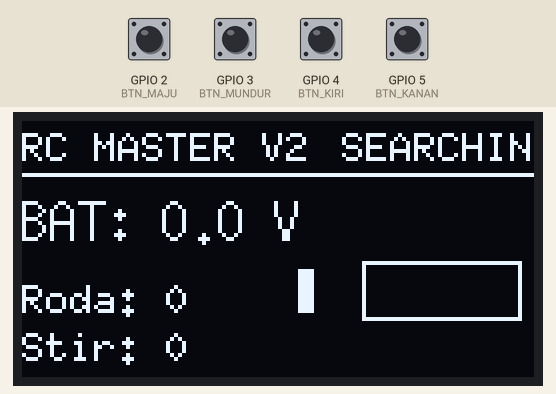
Bench run of a sketch on a simulated ESP32-C3. Shown: 128×64 one-colour display. Inputs (shaded band) come from the test bench; at power-on: GPIO 2 (BTN_MAJU), GPIO 3 (BTN_MUNDUR), GPIO 4 (BTN_KIRI), GPIO 5 (BTN_KANAN) HIGH. WiFi joins after 1.5 s; servers stay silent unless stated.

Above: at 0.6 s.
At 1.8 s:
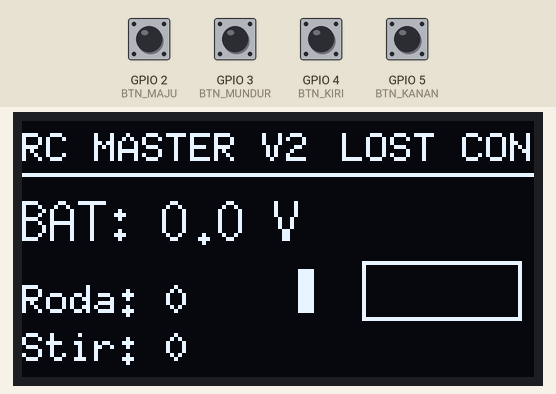

Measured:
- what the display in image 0 shows lasts 1.3 s, from 0.5 s to 1.8 s

The sketch:

remote_esp32_c3_mini.ino
```cpp
#include <WiFi.h>
#include <HTTPClient.h>
#include <U8g2lib.h>
#include <ArduinoJson.h>
#include <Wire.h>

// ===== CONFIG =====
const char* ssid = "Mobil_RC_ESP32";
const char* password = "12345678";
const String serverIP = "http://192.168.4.1";

#define BTN_MAJU   2
#define BTN_MUNDUR 3
#define BTN_KIRI   4
#define BTN_KANAN  5

U8G2_SSD1306_128X64_NONAME_F_HW_I2C u8g2(U8G2_R0, /* reset=*/ U8X8_PIN_NONE);

// ===== TELEMETRY DATA =====
float carVbat = 0.0;
int carRoda = 0;
int carStir = 0;
String statusMobil = "SEARCHING";
unsigned long lastUpdate = 0;

void sendAction(String cmd) {
  if (WiFi.status() == WL_CONNECTED) {
    HTTPClient http;
    http.begin(serverIP + "/action?cmd=" + cmd);
    http.GET();
    http.end();
  }
}

// Fungsi utama mengambil data telemetri (sekaligus sebagai Heartbeat)
void fetchTelemetry() {
  if (WiFi.status() == WL_CONNECTED) {
    HTTPClient http;
    http.setConnectTimeout(800);
    http.begin(serverIP + "/telemetry");
    int httpCode = http.GET();

    if (httpCode == 200) {
      String payload = http.getString();
      StaticJsonDocument<200> doc;
      DeserializationError error = deserializeJson(doc, payload);

      if (!error) {
        carVbat = doc["vbat"];
        carRoda = doc["roda"];
        carStir = doc["stir"];
        statusMobil = "CONNECTED";
      }
    } else {
      statusMobil = "LOST CONN";
    }
    http.end();
  }
}

void drawUI() {
  u8g2.clearBuffer();

  // Header
  u8g2.setFont(u8g2_font_6x10_tf);
  u8g2.drawStr(0, 10, "RC MASTER V2");
  u8g2.drawStr(80, 10, statusMobil.c_str());
  u8g2.drawHLine(0, 13, 128);

  // Bagian Telemetri (Kiri)
  u8g2.setFont(u8g2_font_7x14_tf);
  u8g2.setCursor(0, 30);
  u8g2.print("BAT: "); u8g2.print(carVbat, 1); u8g2.print(" V");

  u8g2.setFont(u8g2_font_6x10_tf);
  u8g2.setCursor(0, 48);
  u8g2.print("Roda: "); u8g2.print(carRoda);
  u8g2.setCursor(0, 60);
  u8g2.print("Stir: "); u8g2.print(carStir);

  // Visualisasi Setir (Kanan)
  u8g2.drawFrame(85, 35, 40, 15); // Box indikator
  int barPos = map(carRoda, 3000, 9000, 0, 36); // Mapping posisi roda ke bar
  u8g2.drawBox(87 + barPos, 37, 4, 11);

  u8g2.sendBuffer();
}

void setup() {
  pinMode(BTN_MAJU, INPUT_PULLUP);
  pinMode(BTN_MUNDUR, INPUT_PULLUP);
  pinMode(BTN_KIRI, INPUT_PULLUP);
  pinMode(BTN_KANAN, INPUT_PULLUP);

  u8g2.begin();
  WiFi.begin(ssid, password);
}

void loop() {
  static String lastDrive = "stop";
  static String lastSteer = "lurus";

  // Baca Input Tombol
  bool bMaju = !digitalRead(BTN_MAJU);
  bool bMundur = !digitalRead(BTN_MUNDUR);
  bool bKiri = !digitalRead(BTN_KIRI);
  bool bKanan = !digitalRead(BTN_KANAN);

  // Logic Drive
  if (bMaju && lastDrive != "maju") { sendAction("maju"); lastDrive = "maju"; }
  else if (bMundur && lastDrive != "mundur") { sendAction("mundur"); lastDrive = "mundur"; }
  else if (!bMaju && !bMundur && lastDrive != "stop") { sendAction("release_drive"); lastDrive = "stop"; }

  // Logic Steer
  if (bKiri && lastSteer != "kiri") { sendAction("kiri"); lastSteer = "kiri"; }
  else if (bKanan && lastSteer != "kanan") { sendAction("kanan"); lastSteer = "kanan"; }
  else if (!bKiri && !bKanan && lastSteer != "lurus") { sendAction("release_steer"); lastSteer = "lurus"; }

  // Update Telemetri & Layar setiap 500ms
  if (millis() - lastUpdate > 500) {
    fetchTelemetry();
    drawUI();
    lastUpdate = millis();
  }
}
```
